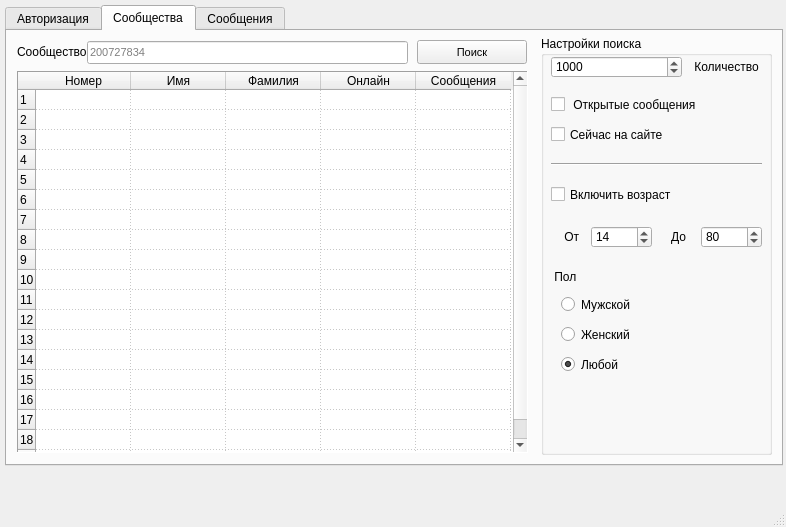
<?xml version="1.0" encoding="UTF-8"?>
<ui version="4.0">
 <class>MainWindow</class>
 <widget class="QMainWindow" name="MainWindow">
  <property name="geometry">
   <rect>
    <x>0</x>
    <y>0</y>
    <width>786</width>
    <height>527</height>
   </rect>
  </property>
  <property name="windowTitle">
   <string>Group Hunter Professional Edition 10.07</string>
  </property>
  <property name="windowIcon">
   <iconset>
    <normaloff>check.png</normaloff>check.png</iconset>
  </property>
  <property name="iconSize">
   <size>
    <width>256</width>
    <height>256</height>
   </size>
  </property>
  <property name="toolButtonStyle">
   <enum>Qt::ToolButtonIconOnly</enum>
  </property>
  <property name="unifiedTitleAndToolBarOnMac">
   <bool>false</bool>
  </property>
  <widget class="QWidget" name="centralwidget">
   <widget class="QTabWidget" name="tabWidget">
    <property name="geometry">
     <rect>
      <x>5</x>
      <y>5</y>
      <width>778</width>
      <height>461</height>
     </rect>
    </property>
    <property name="autoFillBackground">
     <bool>false</bool>
    </property>
    <property name="tabPosition">
     <enum>QTabWidget::North</enum>
    </property>
    <property name="currentIndex">
     <number>1</number>
    </property>
    <property name="documentMode">
     <bool>false</bool>
    </property>
    <widget class="QWidget" name="tab">
     <attribute name="title">
      <string>Авторизация</string>
     </attribute>
     <widget class="QLabel" name="label_1">
      <property name="geometry">
       <rect>
        <x>10</x>
        <y>10</y>
        <width>70</width>
        <height>21</height>
       </rect>
      </property>
      <property name="text">
       <string> Токен</string>
      </property>
     </widget>
     <widget class="QLineEdit" name="lineEdit_1">
      <property name="enabled">
       <bool>true</bool>
      </property>
      <property name="geometry">
       <rect>
        <x>60</x>
        <y>10</y>
        <width>701</width>
        <height>23</height>
       </rect>
      </property>
      <property name="font">
       <font>
        <pointsize>8</pointsize>
        <weight>50</weight>
        <italic>false</italic>
        <bold>false</bold>
        <underline>false</underline>
        <strikeout>false</strikeout>
        <stylestrategy>PreferDefault</stylestrategy>
        <kerning>true</kerning>
       </font>
      </property>
      <property name="focusPolicy">
       <enum>Qt::StrongFocus</enum>
      </property>
      <property name="acceptDrops">
       <bool>true</bool>
      </property>
      <property name="layoutDirection">
       <enum>Qt::LeftToRight</enum>
      </property>
      <property name="text">
       <string/>
      </property>
      <property name="maxLength">
       <number>100</number>
      </property>
      <property name="frame">
       <bool>true</bool>
      </property>
      <property name="echoMode">
       <enum>QLineEdit::Normal</enum>
      </property>
      <property name="cursorPosition">
       <number>0</number>
      </property>
      <property name="alignment">
       <set>Qt::AlignLeading|Qt::AlignLeft|Qt::AlignVCenter</set>
      </property>
      <property name="dragEnabled">
       <bool>false</bool>
      </property>
      <property name="cursorMoveStyle">
       <enum>Qt::LogicalMoveStyle</enum>
      </property>
      <property name="clearButtonEnabled">
       <bool>false</bool>
      </property>
     </widget>
    </widget>
    <widget class="QWidget" name="tab_3">
     <attribute name="title">
      <string>Сообщества</string>
     </attribute>
     <widget class="QLineEdit" name="lineEdit_3">
      <property name="enabled">
       <bool>true</bool>
      </property>
      <property name="geometry">
       <rect>
        <x>80</x>
        <y>10</y>
        <width>321</width>
        <height>23</height>
       </rect>
      </property>
      <property name="font">
       <font>
        <pointsize>8</pointsize>
        <weight>50</weight>
        <italic>false</italic>
        <bold>false</bold>
        <underline>false</underline>
        <strikeout>false</strikeout>
        <stylestrategy>PreferDefault</stylestrategy>
        <kerning>true</kerning>
       </font>
      </property>
      <property name="focusPolicy">
       <enum>Qt::StrongFocus</enum>
      </property>
      <property name="acceptDrops">
       <bool>true</bool>
      </property>
      <property name="layoutDirection">
       <enum>Qt::LeftToRight</enum>
      </property>
      <property name="text">
       <string/>
      </property>
      <property name="maxLength">
       <number>100</number>
      </property>
      <property name="frame">
       <bool>true</bool>
      </property>
      <property name="echoMode">
       <enum>QLineEdit::Normal</enum>
      </property>
      <property name="cursorPosition">
       <number>0</number>
      </property>
      <property name="alignment">
       <set>Qt::AlignLeading|Qt::AlignLeft|Qt::AlignVCenter</set>
      </property>
      <property name="dragEnabled">
       <bool>false</bool>
      </property>
      <property name="placeholderText">
       <string>200727834</string>
      </property>
      <property name="cursorMoveStyle">
       <enum>Qt::LogicalMoveStyle</enum>
      </property>
      <property name="clearButtonEnabled">
       <bool>false</bool>
      </property>
     </widget>
     <widget class="QLabel" name="label_3">
      <property name="geometry">
       <rect>
        <x>10</x>
        <y>10</y>
        <width>70</width>
        <height>21</height>
       </rect>
      </property>
      <property name="text">
       <string>Сообщество</string>
      </property>
     </widget>
     <widget class="QPushButton" name="btn_sear">
      <property name="enabled">
       <bool>true</bool>
      </property>
      <property name="geometry">
       <rect>
        <x>410</x>
        <y>9</y>
        <width>110</width>
        <height>24</height>
       </rect>
      </property>
      <property name="font">
       <font>
        <family>MS Shell Dlg 2</family>
        <pointsize>8</pointsize>
        <weight>50</weight>
        <bold>false</bold>
       </font>
      </property>
      <property name="text">
       <string>Поиск</string>
      </property>
      <property name="iconSize">
       <size>
        <width>128</width>
        <height>128</height>
       </size>
      </property>
      <property name="flat">
       <bool>false</bool>
      </property>
     </widget>
     <widget class="QGroupBox" name="groupBox">
      <property name="geometry">
       <rect>
        <x>534</x>
        <y>5</y>
        <width>231</width>
        <height>419</height>
       </rect>
      </property>
      <property name="title">
       <string>Настройки поиска</string>
      </property>
      <widget class="QCheckBox" name="check_box_01">
       <property name="geometry">
        <rect>
         <x>10</x>
         <y>60</y>
         <width>161</width>
         <height>17</height>
        </rect>
       </property>
       <property name="text">
        <string> Открытые сообщения</string>
       </property>
       <property name="checked">
        <bool>false</bool>
       </property>
      </widget>
      <widget class="QSpinBox" name="spin_number_01">
       <property name="geometry">
        <rect>
         <x>10</x>
         <y>20</y>
         <width>131</width>
         <height>22</height>
        </rect>
       </property>
       <property name="readOnly">
        <bool>false</bool>
       </property>
       <property name="maximum">
        <number>100000</number>
       </property>
       <property name="singleStep">
        <number>1000</number>
       </property>
       <property name="value">
        <number>1000</number>
       </property>
      </widget>
      <widget class="QLabel" name="label_4">
       <property name="geometry">
        <rect>
         <x>150</x>
         <y>20</y>
         <width>81</width>
         <height>21</height>
        </rect>
       </property>
       <property name="text">
        <string> Количество</string>
       </property>
      </widget>
      <widget class="QCheckBox" name="check_box_02">
       <property name="geometry">
        <rect>
         <x>10</x>
         <y>90</y>
         <width>161</width>
         <height>17</height>
        </rect>
       </property>
       <property name="text">
        <string>Сейчас на сайте</string>
       </property>
      </widget>
      <widget class="QSpinBox" name="spin_number_02">
       <property name="geometry">
        <rect>
         <x>50</x>
         <y>190</y>
         <width>61</width>
         <height>22</height>
        </rect>
       </property>
       <property name="maximum">
        <number>1000</number>
       </property>
       <property name="singleStep">
        <number>1</number>
       </property>
       <property name="value">
        <number>14</number>
       </property>
      </widget>
      <widget class="QLabel" name="label_6">
       <property name="geometry">
        <rect>
         <x>20</x>
         <y>190</y>
         <width>31</width>
         <height>21</height>
        </rect>
       </property>
       <property name="text">
        <string> От</string>
       </property>
      </widget>
      <widget class="QLabel" name="label_7">
       <property name="geometry">
        <rect>
         <x>130</x>
         <y>190</y>
         <width>31</width>
         <height>21</height>
        </rect>
       </property>
       <property name="text">
        <string>До</string>
       </property>
      </widget>
      <widget class="QSpinBox" name="spin_number_03">
       <property name="geometry">
        <rect>
         <x>160</x>
         <y>190</y>
         <width>61</width>
         <height>22</height>
        </rect>
       </property>
       <property name="maximum">
        <number>1000</number>
       </property>
       <property name="singleStep">
        <number>1</number>
       </property>
       <property name="value">
        <number>80</number>
       </property>
      </widget>
      <widget class="QCheckBox" name="check_box_03">
       <property name="geometry">
        <rect>
         <x>10</x>
         <y>150</y>
         <width>161</width>
         <height>17</height>
        </rect>
       </property>
       <property name="text">
        <string>Включить возраст</string>
       </property>
      </widget>
      <widget class="Line" name="line">
       <property name="geometry">
        <rect>
         <x>10</x>
         <y>120</y>
         <width>211</width>
         <height>16</height>
        </rect>
       </property>
       <property name="orientation">
        <enum>Qt::Horizontal</enum>
       </property>
      </widget>
      <widget class="QLabel" name="label_5">
       <property name="geometry">
        <rect>
         <x>10</x>
         <y>230</y>
         <width>81</width>
         <height>21</height>
        </rect>
       </property>
       <property name="text">
        <string> Пол</string>
       </property>
      </widget>
      <widget class="QRadioButton" name="radio_01">
       <property name="geometry">
        <rect>
         <x>20</x>
         <y>260</y>
         <width>82</width>
         <height>17</height>
        </rect>
       </property>
       <property name="text">
        <string>Мужской</string>
       </property>
      </widget>
      <widget class="QRadioButton" name="radio_02">
       <property name="geometry">
        <rect>
         <x>20</x>
         <y>290</y>
         <width>82</width>
         <height>17</height>
        </rect>
       </property>
       <property name="text">
        <string>Женский</string>
       </property>
      </widget>
      <widget class="QRadioButton" name="radio_03">
       <property name="geometry">
        <rect>
         <x>20</x>
         <y>320</y>
         <width>82</width>
         <height>17</height>
        </rect>
       </property>
       <property name="text">
        <string>Любой</string>
       </property>
       <property name="checked">
        <bool>true</bool>
       </property>
      </widget>
     </widget>
     <widget class="QTableWidget" name="tableWidget">
      <property name="geometry">
       <rect>
        <x>10</x>
        <y>40</y>
        <width>511</width>
        <height>382</height>
       </rect>
      </property>
      <property name="frameShape">
       <enum>QFrame::Panel</enum>
      </property>
      <property name="horizontalScrollBarPolicy">
       <enum>Qt::ScrollBarAlwaysOff</enum>
      </property>
      <property name="sizeAdjustPolicy">
       <enum>QAbstractScrollArea::AdjustToContentsOnFirstShow</enum>
      </property>
      <property name="gridStyle">
       <enum>Qt::DotLine</enum>
      </property>
      <attribute name="horizontalHeaderMinimumSectionSize">
       <number>20</number>
      </attribute>
      <attribute name="horizontalHeaderDefaultSectionSize">
       <number>95</number>
      </attribute>
      <attribute name="verticalHeaderMinimumSectionSize">
       <number>20</number>
      </attribute>
      <attribute name="verticalHeaderDefaultSectionSize">
       <number>20</number>
      </attribute>
      <row>
       <property name="text">
        <string>1</string>
       </property>
      </row>
      <row>
       <property name="text">
        <string>2</string>
       </property>
      </row>
      <row>
       <property name="text">
        <string>3</string>
       </property>
      </row>
      <row>
       <property name="text">
        <string>4</string>
       </property>
      </row>
      <row>
       <property name="text">
        <string>5</string>
       </property>
      </row>
      <row>
       <property name="text">
        <string>6</string>
       </property>
      </row>
      <row>
       <property name="text">
        <string>7</string>
       </property>
      </row>
      <row>
       <property name="text">
        <string>8</string>
       </property>
      </row>
      <row>
       <property name="text">
        <string>9</string>
       </property>
      </row>
      <row>
       <property name="text">
        <string>10</string>
       </property>
      </row>
      <row>
       <property name="text">
        <string>11</string>
       </property>
      </row>
      <row>
       <property name="text">
        <string>12</string>
       </property>
      </row>
      <row>
       <property name="text">
        <string>13</string>
       </property>
      </row>
      <row>
       <property name="text">
        <string>14</string>
       </property>
      </row>
      <row>
       <property name="text">
        <string>15</string>
       </property>
      </row>
      <row>
       <property name="text">
        <string>16</string>
       </property>
      </row>
      <row>
       <property name="text">
        <string>17</string>
       </property>
      </row>
      <row>
       <property name="text">
        <string>18</string>
       </property>
      </row>
      <row>
       <property name="text">
        <string>19</string>
       </property>
      </row>
      <column>
       <property name="text">
        <string>Номер</string>
       </property>
      </column>
      <column>
       <property name="text">
        <string>Имя</string>
       </property>
      </column>
      <column>
       <property name="text">
        <string>Фамилия</string>
       </property>
      </column>
      <column>
       <property name="text">
        <string>Онлайн</string>
       </property>
      </column>
      <column>
       <property name="text">
        <string>Сообщения</string>
       </property>
      </column>
     </widget>
     <zorder>groupBox</zorder>
     <zorder>lineEdit_3</zorder>
     <zorder>label_3</zorder>
     <zorder>btn_sear</zorder>
     <zorder>tableWidget</zorder>
    </widget>
    <widget class="QWidget" name="tab_2">
     <attribute name="title">
      <string>Сообщения</string>
     </attribute>
     <widget class="QTextEdit" name="txtMessage">
      <property name="geometry">
       <rect>
        <x>10</x>
        <y>60</y>
        <width>481</width>
        <height>101</height>
       </rect>
      </property>
     </widget>
     <widget class="QPushButton" name="btn_send">
      <property name="enabled">
       <bool>true</bool>
      </property>
      <property name="geometry">
       <rect>
        <x>10</x>
        <y>180</y>
        <width>481</width>
        <height>31</height>
       </rect>
      </property>
      <property name="font">
       <font>
        <family>MS Shell Dlg 2</family>
        <pointsize>8</pointsize>
        <weight>50</weight>
        <bold>false</bold>
       </font>
      </property>
      <property name="text">
       <string>Отправить сообщение</string>
      </property>
      <property name="iconSize">
       <size>
        <width>128</width>
        <height>128</height>
       </size>
      </property>
      <property name="flat">
       <bool>false</bool>
      </property>
     </widget>
     <widget class="QLineEdit" name="lineEdit_2">
      <property name="geometry">
       <rect>
        <x>100</x>
        <y>20</y>
        <width>391</width>
        <height>23</height>
       </rect>
      </property>
      <property name="font">
       <font>
        <pointsize>8</pointsize>
        <weight>50</weight>
        <italic>false</italic>
        <bold>false</bold>
        <underline>false</underline>
        <strikeout>false</strikeout>
        <stylestrategy>PreferDefault</stylestrategy>
        <kerning>true</kerning>
       </font>
      </property>
      <property name="focusPolicy">
       <enum>Qt::StrongFocus</enum>
      </property>
      <property name="acceptDrops">
       <bool>true</bool>
      </property>
      <property name="layoutDirection">
       <enum>Qt::LeftToRight</enum>
      </property>
      <property name="text">
       <string/>
      </property>
      <property name="maxLength">
       <number>100</number>
      </property>
      <property name="frame">
       <bool>true</bool>
      </property>
      <property name="echoMode">
       <enum>QLineEdit::Normal</enum>
      </property>
      <property name="cursorPosition">
       <number>0</number>
      </property>
      <property name="alignment">
       <set>Qt::AlignLeading|Qt::AlignLeft|Qt::AlignVCenter</set>
      </property>
      <property name="dragEnabled">
       <bool>false</bool>
      </property>
      <property name="cursorMoveStyle">
       <enum>Qt::LogicalMoveStyle</enum>
      </property>
      <property name="clearButtonEnabled">
       <bool>false</bool>
      </property>
     </widget>
     <widget class="QLabel" name="label_2">
      <property name="geometry">
       <rect>
        <x>10</x>
        <y>20</y>
        <width>91</width>
        <height>21</height>
       </rect>
      </property>
      <property name="text">
       <string> Пользователь</string>
      </property>
     </widget>
    </widget>
   </widget>
  </widget>
  <widget class="QMenuBar" name="menubar">
   <property name="geometry">
    <rect>
     <x>0</x>
     <y>0</y>
     <width>786</width>
     <height>21</height>
    </rect>
   </property>
  </widget>
  <widget class="QStatusBar" name="statusBar"/>
 </widget>
 <resources/>
 <connections/>
</ui>
